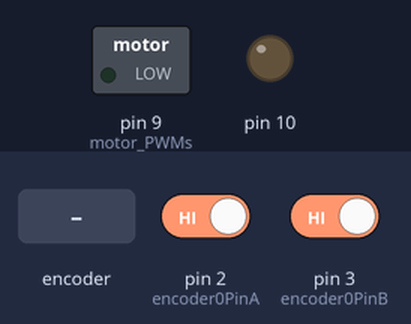
The sketch below on a simulated Arduino Uno, built with avr-gcc and run on an emulated ATmega328P. Shown: switched loads named in the sketch (green lamp = pin HIGH), output pins drawn as LEDs (lit = HIGH). The test bench sets the inputs (shaded band); at power-on: pin 2 (encoder0PinA) HIGH, pin 3 (encoder0PinB) HIGH. What the sketch prints to the serial monitor is not drawn.

Above: at 1.2 s.
1.3 s: rotary encoder on pin 2 (encoder0PinA) / pin 3 (encoder0PinB) turned 3 steps (first pin leading)
4.3 s: rotary encoder on pin 2 (encoder0PinA) / pin 3 (encoder0PinB) turned 2 steps (second pin leading)
Timing chart, 0 to 7.3 s (numbered marks = the images above; inputs shaded):
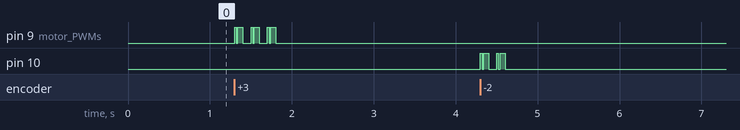

The sketch:

Actuator03.ino
```cpp
// from http://playground.arduino.cc/Main/RotaryEncoders

#include <PID_v1.h>  //PID loop from http://playground.arduino.cc/Code/PIDLibrary

unsigned long previousMillis = 0;
const long interval = 20;

int diffPosition;
int prevPosition;

#define encoder0PinA 2
#define encoder0PinB 3

volatile long encoder0Pos = 0;

int read1;
int read2;
char ident;

double Pk1 = 0.35;  //speed it gets there
double Ik1 = 0;
double Dk1 = 0.08;
double Setpoint1, Input1, Output1, Output1a;    // PID variables position

PID PID1(&Input1, &Output1, &Setpoint1, Pk1, Ik1 , Dk1, DIRECT);

double Pk2 = 6;  //speed it gets there
double Ik2 = 0;
double Dk2 = 0;
double Setpoint2, Input2, Output2, Output2a;    // PID variables velocity

PID PID2(&Input2, &Output2, &Setpoint2, Pk2, Ik2 , Dk2, DIRECT);

void setup() {

  Serial.begin (57600);

  PID1.SetMode(AUTOMATIC);
  PID1.SetOutputLimits(-255, 255);
  PID1.SetSampleTime(20);

  PID2.SetMode(AUTOMATIC);
  PID2.SetOutputLimits(-255, 255);
  PID2.SetSampleTime(20);

  pinMode(9, OUTPUT);   //  motor PWMs
  pinMode(10, OUTPUT);

  pinMode(encoder0PinA, INPUT_PULLUP);
  pinMode(encoder0PinB, INPUT_PULLUP);

// encoder pin on interrupt 0 (pin 2)
  attachInterrupt(0, doEncoderA, CHANGE);

// encoder pin on interrupt 1 (pin 3)
  attachInterrupt(1, doEncoderB, CHANGE);

}

void loop(){ //Do stuff here

       unsigned long currentMillis = millis();
       if (currentMillis - previousMillis >= interval) {  // start timed event
          previousMillis = currentMillis;

          Serial.print(encoder0Pos);
          Serial.print(" , ");

          // calculate velocity - change in encoder counts over time

          diffPosition = abs(encoder0Pos - prevPosition);       // calc change over time and make it always position with abs
          prevPosition = encoder0Pos;
          Serial.print(diffPosition);

          if (Serial.available()>2) {  // check for enough serial data
              // read the incoming byte:
              read1 = Serial.parseInt();   // position
              read2 = Serial.parseInt();   // velocity
              ident = Serial.read();

              if (ident == 'a') {
                  Setpoint1 = read1;
                  Setpoint2 = read2;
              }

          } // end of serial read

          Input1 = encoder0Pos;
          PID1.Compute();

          Input2 = diffPosition;
          PID2.Compute();

          Serial.print(" , ");
          Serial.print(Output2);

          Serial.print(" , ");
          Serial.println(Output1);

          // drive motor

          if (Output1 < 0)                                       // decide which way to turn the motor
          {
            Output1a = abs(Output1);
            Output1a = constrain(Output1a,0,Output2);
            analogWrite(9, Output1a);                           // set PWM pins
            analogWrite(10, 0);
          }
          else if (Output1 > 0)                                  // decide which way to turn the motor
          {
            Output1a = abs(Output1);
            Output1a = constrain(Output1a,0,Output2);
            analogWrite(10, Output1a);
            analogWrite(9, 0);
          }
          else
          {
            analogWrite(9, 0);
            analogWrite(10, 0);
          }


      }      // end of timed event

}  // end of main loop


// encoder 1

void doEncoderA(){

  // look for a low-to-high on channel A
  if (digitalRead(encoder0PinA) == HIGH) {
    // check channel B to see which way encoder is turning
    if (digitalRead(encoder0PinB) == LOW) {
      encoder0Pos = encoder0Pos + 1;         // CW
    }
    else {
      encoder0Pos = encoder0Pos - 1;         // CCW
    }
  }
  else   // must be a high-to-low edge on channel A
  {
    // check channel B to see which way encoder is turning
    if (digitalRead(encoder0PinB) == HIGH) {
      encoder0Pos = encoder0Pos + 1;          // CW
    }
    else {
      encoder0Pos = encoder0Pos - 1;          // CCW
    }
  }
}

void doEncoderB(){

  // look for a low-to-high on channel B
  if (digitalRead(encoder0PinB) == HIGH) {
   // check channel A to see which way encoder is turning
    if (digitalRead(encoder0PinA) == HIGH) {
      encoder0Pos = encoder0Pos + 1;         // CW
    }
    else {
      encoder0Pos = encoder0Pos - 1;         // CCW
    }
  }
  // Look for a high-to-low on channel B
  else {
    // check channel B to see which way encoder is turning
    if (digitalRead(encoder0PinA) == LOW) {
      encoder0Pos = encoder0Pos + 1;          // CW
    }
    else {
      encoder0Pos = encoder0Pos - 1;          // CCW
    }
  }
}
```

Measured:
- after the input at 1.3 s, pin 9 (motor_PWMs): LOW → HIGH at once, then repeats every 0.20 s: LOW 0.02 s, HIGH 0.06 s, LOW 0.10 s, HIGH 0.02 s, until it stays LOW from 1.8 s
